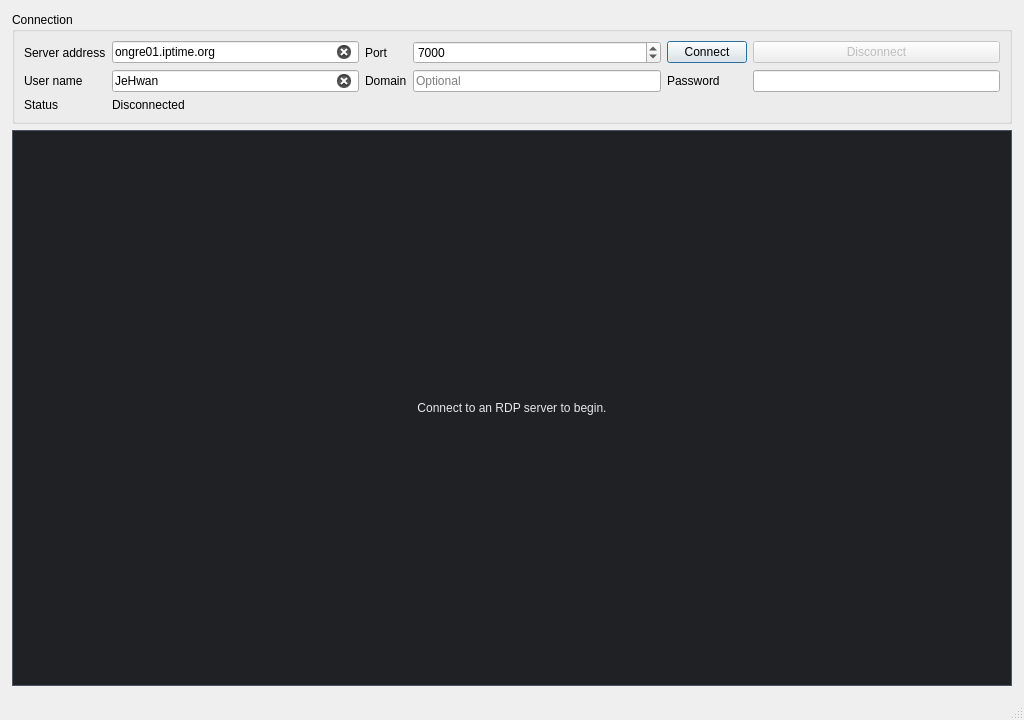
<?xml version="1.0" encoding="UTF-8"?>
<ui version="4.0">
 <class>MainWindow</class>
 <widget class="QMainWindow" name="MainWindow">
  <property name="geometry">
   <rect>
    <x>0</x>
    <y>0</y>
    <width>1024</width>
    <height>720</height>
   </rect>
  </property>
  <property name="minimumSize">
   <size>
    <width>720</width>
    <height>480</height>
   </size>
  </property>
  <property name="windowTitle">
   <string>QtRdp Client</string>
  </property>
  <widget class="QWidget" name="centralwidget">
   <layout class="QVBoxLayout" name="mainLayout">
    <property name="leftMargin">
     <number>12</number>
    </property>
    <property name="topMargin">
     <number>12</number>
    </property>
    <property name="rightMargin">
     <number>12</number>
    </property>
    <property name="bottomMargin">
     <number>12</number>
    </property>
    <item>
     <widget class="QGroupBox" name="connectionGroupBox">
      <property name="title">
       <string>Connection</string>
      </property>
      <layout class="QGridLayout" name="connectionLayout">
       <item row="0" column="0">
        <widget class="QLabel" name="serverAddressLabel">
         <property name="text">
          <string>Server address</string>
         </property>
         <property name="buddy">
          <cstring>serverAddressEdit</cstring>
         </property>
        </widget>
       </item>
       <item row="0" column="1">
        <widget class="QLineEdit" name="serverAddressEdit">
         <property name="text">
          <string>ongre01.iptime.org</string>
         </property>
         <property name="placeholderText">
          <string>Hostname or IP address</string>
         </property>
         <property name="clearButtonEnabled">
          <bool>true</bool>
         </property>
        </widget>
       </item>
       <item row="0" column="2">
        <widget class="QLabel" name="portLabel">
         <property name="text">
          <string>Port</string>
         </property>
         <property name="buddy">
          <cstring>portSpinBox</cstring>
         </property>
        </widget>
       </item>
       <item row="0" column="3">
        <widget class="QSpinBox" name="portSpinBox">
         <property name="minimum">
          <number>1</number>
         </property>
         <property name="maximum">
          <number>65535</number>
         </property>
         <property name="value">
          <number>7000</number>
         </property>
        </widget>
       </item>
       <item row="0" column="4">
        <widget class="QPushButton" name="connectButton">
         <property name="text">
          <string>Connect</string>
         </property>
         <property name="default">
          <bool>true</bool>
         </property>
        </widget>
       </item>
       <item row="0" column="5">
        <widget class="QPushButton" name="disconnectButton">
         <property name="enabled">
          <bool>false</bool>
         </property>
         <property name="text">
          <string>Disconnect</string>
         </property>
        </widget>
       </item>
       <item row="1" column="0">
        <widget class="QLabel" name="usernameLabel">
         <property name="text">
          <string>User name</string>
         </property>
         <property name="buddy">
          <cstring>usernameEdit</cstring>
         </property>
        </widget>
       </item>
       <item row="1" column="1">
        <widget class="QLineEdit" name="usernameEdit">
         <property name="text">
          <string>JeHwan</string>
         </property>
         <property name="placeholderText">
          <string>Remote Desktop account</string>
         </property>
         <property name="clearButtonEnabled">
          <bool>true</bool>
         </property>
        </widget>
       </item>
       <item row="1" column="2">
        <widget class="QLabel" name="domainLabel">
         <property name="text">
          <string>Domain</string>
         </property>
         <property name="buddy">
          <cstring>domainEdit</cstring>
         </property>
        </widget>
       </item>
       <item row="1" column="3">
        <widget class="QLineEdit" name="domainEdit">
         <property name="placeholderText">
          <string>Optional</string>
         </property>
         <property name="clearButtonEnabled">
          <bool>true</bool>
         </property>
        </widget>
       </item>
       <item row="1" column="4">
        <widget class="QLabel" name="passwordLabel">
         <property name="text">
          <string>Password</string>
         </property>
         <property name="buddy">
          <cstring>passwordEdit</cstring>
         </property>
        </widget>
       </item>
       <item row="1" column="5">
        <widget class="QLineEdit" name="passwordEdit">
         <property name="echoMode">
          <enum>QLineEdit::Password</enum>
         </property>
        </widget>
       </item>
       <item row="2" column="0">
        <widget class="QLabel" name="connectionStatusTitleLabel">
         <property name="text">
          <string>Status</string>
         </property>
        </widget>
       </item>
       <item row="2" column="1" colspan="5">
        <widget class="QLabel" name="connectionStatusValueLabel">
         <property name="text">
          <string>Disconnected</string>
         </property>
         <property name="textInteractionFlags">
          <set>Qt::TextSelectableByMouse</set>
         </property>
        </widget>
       </item>
      </layout>
     </widget>
    </item>
    <item>
     <widget class="QFrame" name="remoteDesktopView">
      <property name="sizePolicy">
       <sizepolicy hsizetype="Expanding" vsizetype="Expanding">
        <horstretch>0</horstretch>
        <verstretch>1</verstretch>
       </sizepolicy>
      </property>
      <property name="minimumSize">
       <size>
        <width>0</width>
        <height>300</height>
       </size>
      </property>
      <property name="autoFillBackground">
       <bool>true</bool>
      </property>
      <property name="styleSheet">
       <string notr="true">QFrame#remoteDesktopView {
    background-color: #202124;
    border: 1px solid #4b5563;
}</string>
      </property>
      <property name="frameShape">
       <enum>QFrame::StyledPanel</enum>
      </property>
      <layout class="QVBoxLayout" name="remoteDesktopLayout">
       <item>
        <widget class="QLabel" name="remoteDesktopMessageLabel">
         <property name="styleSheet">
          <string notr="true">color: #e5e7eb;</string>
         </property>
         <property name="text">
          <string>Connect to an RDP server to begin.</string>
         </property>
         <property name="alignment">
          <set>Qt::AlignCenter</set>
         </property>
        </widget>
       </item>
      </layout>
     </widget>
    </item>
   </layout>
  </widget>
  <widget class="QMenuBar" name="menubar">
   <property name="geometry">
    <rect>
     <x>0</x>
     <y>0</y>
     <width>1024</width>
     <height>21</height>
    </rect>
   </property>
  </widget>
  <widget class="QStatusBar" name="statusbar"/>
 </widget>
 <tabstops>
  <tabstop>serverAddressEdit</tabstop>
  <tabstop>portSpinBox</tabstop>
  <tabstop>usernameEdit</tabstop>
  <tabstop>domainEdit</tabstop>
  <tabstop>passwordEdit</tabstop>
  <tabstop>connectButton</tabstop>
  <tabstop>disconnectButton</tabstop>
 </tabstops>
 <resources/>
 <connections/>
</ui>
